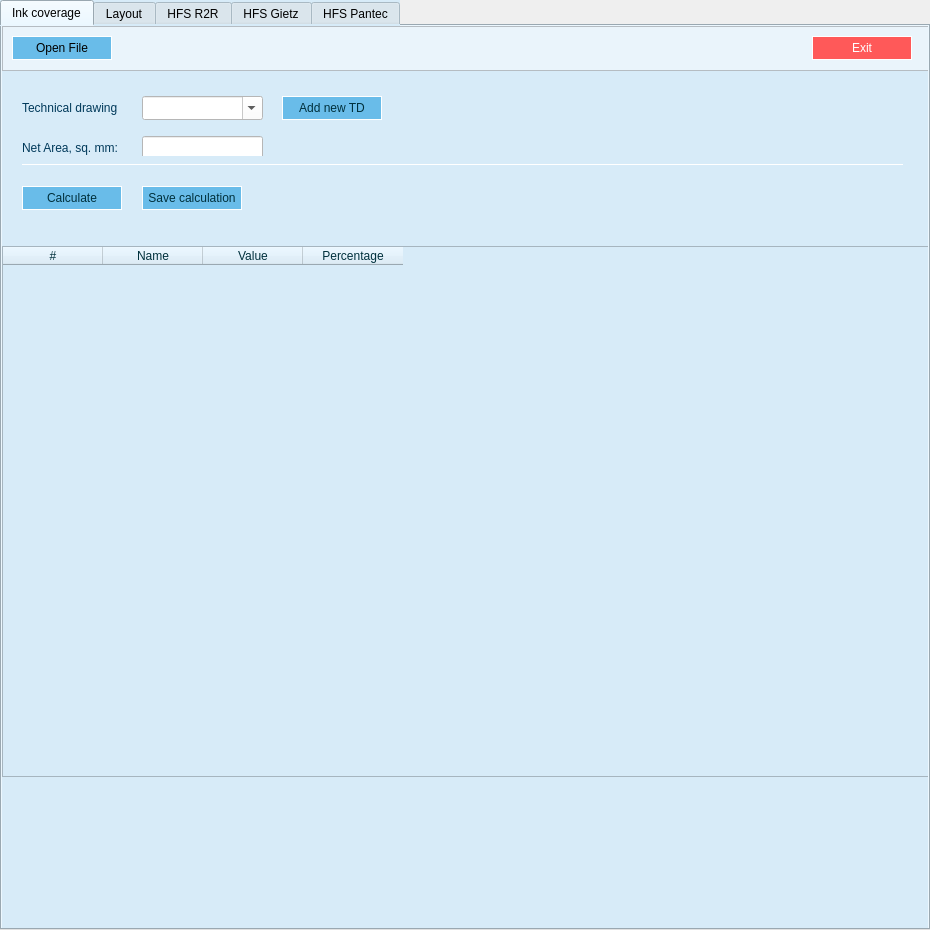
<?xml version="1.0" encoding="UTF-8"?>
<ui version="4.0">
 <class>Form</class>
 <widget class="QWidget" name="Form">
  <property name="geometry">
   <rect>
    <x>0</x>
    <y>0</y>
    <width>930</width>
    <height>930</height>
   </rect>
  </property>
  <property name="windowTitle">
   <string>PD Calculators</string>
  </property>
  <property name="autoFillBackground">
   <bool>false</bool>
  </property>
  <property name="styleSheet">
   <string notr="true"/>
  </property>
  <widget class="QTabWidget" name="tabWidget">
   <property name="enabled">
    <bool>true</bool>
   </property>
   <property name="geometry">
    <rect>
     <x>0</x>
     <y>0</y>
     <width>930</width>
     <height>930</height>
    </rect>
   </property>
   <property name="layoutDirection">
    <enum>Qt::LeftToRight</enum>
   </property>
   <property name="styleSheet">
    <string notr="true">background-color: #D7EBF8</string>
   </property>
   <property name="currentIndex">
    <number>0</number>
   </property>
   <widget class="QWidget" name="tab">
    <attribute name="title">
     <string>Ink coverage</string>
    </attribute>
    <widget class="QPushButton" name="calculate_button">
     <property name="enabled">
      <bool>false</bool>
     </property>
     <property name="geometry">
      <rect>
       <x>20</x>
       <y>160</y>
       <width>100</width>
       <height>24</height>
      </rect>
     </property>
     <property name="toolTip">
      <string>Calculate ink coverage</string>
     </property>
     <property name="styleSheet">
      <string notr="true">QPushButton {
    border: 1px solid #ffffff;
	background-color: #69BCE9;
	color: #00303C
}

QPushButton:hover {
	background-color: #AFD8F2;
	color: #00303C
}

QPushButton:pressed {
    background-color: #ffffff;
	color: #00303C
}</string>
     </property>
     <property name="text">
      <string>Calculate</string>
     </property>
    </widget>
    <widget class="QPushButton" name="save_calc_button">
     <property name="enabled">
      <bool>false</bool>
     </property>
     <property name="geometry">
      <rect>
       <x>140</x>
       <y>160</y>
       <width>100</width>
       <height>24</height>
      </rect>
     </property>
     <property name="styleSheet">
      <string notr="true">QPushButton {
    border: 1px solid #ffffff;
	background-color: #69BCE9;
	color: #00303C
}

QPushButton:hover {
	background-color: #AFD8F2;
	color: #00303C
}

QPushButton:pressed {
    background-color: #ffffff;
	color: #00303C
}</string>
     </property>
     <property name="text">
      <string>Save calculation</string>
     </property>
    </widget>
    <widget class="QLabel" name="td_label">
     <property name="geometry">
      <rect>
       <x>20</x>
       <y>70</y>
       <width>110</width>
       <height>24</height>
      </rect>
     </property>
     <property name="styleSheet">
      <string notr="true">font: 10pt &quot;Segoe UI&quot;; color: rgb(0, 57, 90)</string>
     </property>
     <property name="text">
      <string>Technical drawing</string>
     </property>
    </widget>
    <widget class="QComboBox" name="technical_drawing">
     <property name="geometry">
      <rect>
       <x>140</x>
       <y>70</y>
       <width>121</width>
       <height>24</height>
      </rect>
     </property>
     <property name="styleSheet">
      <string notr="true">background-color: rgb(255, 255, 255);</string>
     </property>
     <property name="editable">
      <bool>true</bool>
     </property>
     <property name="currentText">
      <string/>
     </property>
     <property name="placeholderText">
      <string/>
     </property>
     <item>
      <property name="text">
       <string/>
      </property>
     </item>
     <item>
      <property name="text">
       <string>TD-HL4183-12</string>
      </property>
     </item>
     <item>
      <property name="text">
       <string>TD-HL4183-14</string>
      </property>
     </item>
     <item>
      <property name="text">
       <string>TD-HL4073-11</string>
      </property>
     </item>
    </widget>
    <widget class="QLabel" name="net_area_label">
     <property name="geometry">
      <rect>
       <x>20</x>
       <y>110</y>
       <width>110</width>
       <height>24</height>
      </rect>
     </property>
     <property name="styleSheet">
      <string notr="true">font: 10pt &quot;Segoe UI&quot;; color: rgb(0, 57, 90)</string>
     </property>
     <property name="text">
      <string>Net Area, sq. mm:</string>
     </property>
    </widget>
    <widget class="QLineEdit" name="net_area">
     <property name="geometry">
      <rect>
       <x>140</x>
       <y>110</y>
       <width>121</width>
       <height>24</height>
      </rect>
     </property>
     <property name="styleSheet">
      <string notr="true">background-color: rgb(255, 255, 255);</string>
     </property>
     <property name="text">
      <string/>
     </property>
    </widget>
    <widget class="QPushButton" name="add_td_button">
     <property name="geometry">
      <rect>
       <x>280</x>
       <y>70</y>
       <width>100</width>
       <height>24</height>
      </rect>
     </property>
     <property name="styleSheet">
      <string notr="true">QPushButton {
    border: 1px solid #ffffff;
	background-color: #69BCE9;
	color: #00303C
}

QPushButton:hover {
	background-color: #AFD8F2;
	color: #00303C
}

QPushButton:pressed {
    background-color: #ffffff;
	color: #00303C
}</string>
     </property>
     <property name="text">
      <string>Add new TD</string>
     </property>
    </widget>
    <widget class="QFrame" name="frame">
     <property name="geometry">
      <rect>
       <x>0</x>
       <y>0</y>
       <width>930</width>
       <height>45</height>
      </rect>
     </property>
     <property name="styleSheet">
      <string notr="true">background-color: #EAF4FB;</string>
     </property>
     <property name="frameShape">
      <enum>QFrame::StyledPanel</enum>
     </property>
     <property name="frameShadow">
      <enum>QFrame::Raised</enum>
     </property>
     <widget class="QPushButton" name="exit_button">
      <property name="geometry">
       <rect>
        <x>810</x>
        <y>10</y>
        <width>100</width>
        <height>24</height>
       </rect>
      </property>
      <property name="palette">
       <palette>
        <active>
         <colorrole role="WindowText">
          <brush brushstyle="SolidPattern">
           <color alpha="255">
            <red>255</red>
            <green>255</green>
            <blue>255</blue>
           </color>
          </brush>
         </colorrole>
         <colorrole role="Button">
          <brush brushstyle="SolidPattern">
           <color alpha="255">
            <red>255</red>
            <green>89</green>
            <blue>89</blue>
           </color>
          </brush>
         </colorrole>
         <colorrole role="Text">
          <brush brushstyle="SolidPattern">
           <color alpha="255">
            <red>255</red>
            <green>255</green>
            <blue>255</blue>
           </color>
          </brush>
         </colorrole>
         <colorrole role="ButtonText">
          <brush brushstyle="SolidPattern">
           <color alpha="255">
            <red>255</red>
            <green>255</green>
            <blue>255</blue>
           </color>
          </brush>
         </colorrole>
         <colorrole role="Base">
          <brush brushstyle="SolidPattern">
           <color alpha="255">
            <red>255</red>
            <green>89</green>
            <blue>89</blue>
           </color>
          </brush>
         </colorrole>
         <colorrole role="Window">
          <brush brushstyle="SolidPattern">
           <color alpha="255">
            <red>255</red>
            <green>89</green>
            <blue>89</blue>
           </color>
          </brush>
         </colorrole>
         <colorrole role="PlaceholderText">
          <brush brushstyle="SolidPattern">
           <color alpha="255">
            <red>255</red>
            <green>255</green>
            <blue>255</blue>
           </color>
          </brush>
         </colorrole>
        </active>
        <inactive>
         <colorrole role="WindowText">
          <brush brushstyle="SolidPattern">
           <color alpha="255">
            <red>255</red>
            <green>255</green>
            <blue>255</blue>
           </color>
          </brush>
         </colorrole>
         <colorrole role="Button">
          <brush brushstyle="SolidPattern">
           <color alpha="255">
            <red>255</red>
            <green>89</green>
            <blue>89</blue>
           </color>
          </brush>
         </colorrole>
         <colorrole role="Text">
          <brush brushstyle="SolidPattern">
           <color alpha="255">
            <red>255</red>
            <green>255</green>
            <blue>255</blue>
           </color>
          </brush>
         </colorrole>
         <colorrole role="ButtonText">
          <brush brushstyle="SolidPattern">
           <color alpha="255">
            <red>255</red>
            <green>255</green>
            <blue>255</blue>
           </color>
          </brush>
         </colorrole>
         <colorrole role="Base">
          <brush brushstyle="SolidPattern">
           <color alpha="255">
            <red>255</red>
            <green>89</green>
            <blue>89</blue>
           </color>
          </brush>
         </colorrole>
         <colorrole role="Window">
          <brush brushstyle="SolidPattern">
           <color alpha="255">
            <red>255</red>
            <green>89</green>
            <blue>89</blue>
           </color>
          </brush>
         </colorrole>
         <colorrole role="PlaceholderText">
          <brush brushstyle="SolidPattern">
           <color alpha="255">
            <red>255</red>
            <green>255</green>
            <blue>255</blue>
           </color>
          </brush>
         </colorrole>
        </inactive>
        <disabled>
         <colorrole role="WindowText">
          <brush brushstyle="SolidPattern">
           <color alpha="255">
            <red>255</red>
            <green>255</green>
            <blue>255</blue>
           </color>
          </brush>
         </colorrole>
         <colorrole role="Button">
          <brush brushstyle="SolidPattern">
           <color alpha="255">
            <red>255</red>
            <green>89</green>
            <blue>89</blue>
           </color>
          </brush>
         </colorrole>
         <colorrole role="Text">
          <brush brushstyle="SolidPattern">
           <color alpha="255">
            <red>255</red>
            <green>255</green>
            <blue>255</blue>
           </color>
          </brush>
         </colorrole>
         <colorrole role="ButtonText">
          <brush brushstyle="SolidPattern">
           <color alpha="255">
            <red>255</red>
            <green>255</green>
            <blue>255</blue>
           </color>
          </brush>
         </colorrole>
         <colorrole role="Base">
          <brush brushstyle="SolidPattern">
           <color alpha="255">
            <red>255</red>
            <green>89</green>
            <blue>89</blue>
           </color>
          </brush>
         </colorrole>
         <colorrole role="Window">
          <brush brushstyle="SolidPattern">
           <color alpha="255">
            <red>255</red>
            <green>89</green>
            <blue>89</blue>
           </color>
          </brush>
         </colorrole>
         <colorrole role="PlaceholderText">
          <brush brushstyle="SolidPattern">
           <color alpha="255">
            <red>255</red>
            <green>255</green>
            <blue>255</blue>
           </color>
          </brush>
         </colorrole>
        </disabled>
       </palette>
      </property>
      <property name="styleSheet">
       <string notr="true">QPushButton {
    border: 1px solid #ffffff;
	background-color: #ff5959;
	font: 700 9pt &quot;Segoe UI&quot;; color: #ffffff;
}


QPushButton:hover {
	background-color: #ff8787;
	font: 700 9pt &quot;Segoe UI&quot;; color: #ffffff;
}

QPushButton:pressed {
    background-color: #ffcdcd;
	font: 700 9pt &quot;Segoe UI&quot;; color: #ffffff;
}</string>
      </property>
      <property name="text">
       <string>Exit</string>
      </property>
     </widget>
     <widget class="QLabel" name="load_message">
      <property name="geometry">
       <rect>
        <x>140</x>
        <y>10</y>
        <width>200</width>
        <height>24</height>
       </rect>
      </property>
      <property name="styleSheet">
       <string notr="true">font: 10pt &quot;Segoe UI&quot;; color: rgb(0, 57, 90)
</string>
      </property>
      <property name="text">
       <string/>
      </property>
     </widget>
     <widget class="QPushButton" name="open_button">
      <property name="geometry">
       <rect>
        <x>10</x>
        <y>10</y>
        <width>100</width>
        <height>24</height>
       </rect>
      </property>
      <property name="styleSheet">
       <string notr="true">QPushButton {
     border: 1px solid #ffffff;
	background-color: #69BCE9;
}

QPushButton:hover {
	background-color: #AFD8F2;
}

QPushButton:pressed {
     background-color: #ffffff;
}</string>
      </property>
      <property name="text">
       <string>Open File</string>
      </property>
     </widget>
    </widget>
    <widget class="Line" name="line">
     <property name="geometry">
      <rect>
       <x>20</x>
       <y>130</y>
       <width>881</width>
       <height>16</height>
      </rect>
     </property>
     <property name="styleSheet">
      <string notr="true">color: rgb(255, 255, 255);</string>
     </property>
     <property name="frameShadow">
      <enum>QFrame::Plain</enum>
     </property>
     <property name="orientation">
      <enum>Qt::Horizontal</enum>
     </property>
    </widget>
    <widget class="QTableWidget" name="tableWidget">
     <property name="geometry">
      <rect>
       <x>0</x>
       <y>220</y>
       <width>930</width>
       <height>531</height>
      </rect>
     </property>
     <property name="styleSheet">
      <string notr="true">QHeaderView:section { color:#00303C; background-color:#D7EBF8; }
QTableCornerButton:section { background-color:#D7EBF8; }</string>
     </property>
     <property name="frameShadow">
      <enum>QFrame::Raised</enum>
     </property>
     <property name="lineWidth">
      <number>1</number>
     </property>
     <property name="midLineWidth">
      <number>0</number>
     </property>
     <property name="gridStyle">
      <enum>Qt::SolidLine</enum>
     </property>
     <column>
      <property name="text">
       <string>#</string>
      </property>
     </column>
     <column>
      <property name="text">
       <string>Name</string>
      </property>
     </column>
     <column>
      <property name="text">
       <string>Value</string>
      </property>
     </column>
     <column>
      <property name="text">
       <string>Percentage</string>
      </property>
     </column>
    </widget>
    <zorder>frame</zorder>
    <zorder>calculate_button</zorder>
    <zorder>save_calc_button</zorder>
    <zorder>td_label</zorder>
    <zorder>technical_drawing</zorder>
    <zorder>net_area_label</zorder>
    <zorder>net_area</zorder>
    <zorder>add_td_button</zorder>
    <zorder>line</zorder>
    <zorder>tableWidget</zorder>
   </widget>
   <widget class="QWidget" name="tab_5">
    <property name="enabled">
     <bool>false</bool>
    </property>
    <attribute name="title">
     <string>Layout</string>
    </attribute>
   </widget>
   <widget class="QWidget" name="tab_2">
    <property name="enabled">
     <bool>false</bool>
    </property>
    <attribute name="title">
     <string>HFS R2R</string>
    </attribute>
   </widget>
   <widget class="QWidget" name="tab_3">
    <property name="enabled">
     <bool>false</bool>
    </property>
    <attribute name="title">
     <string>HFS Gietz</string>
    </attribute>
   </widget>
   <widget class="QWidget" name="tab_4">
    <property name="enabled">
     <bool>false</bool>
    </property>
    <attribute name="title">
     <string>HFS Pantec</string>
    </attribute>
   </widget>
  </widget>
 </widget>
 <resources/>
 <connections>
  <connection>
   <sender>open_button</sender>
   <signal>clicked()</signal>
   <receiver>calculate_button</receiver>
   <slot>toggle()</slot>
   <hints>
    <hint type="sourcelabel">
     <x>67</x>
     <y>58</y>
    </hint>
    <hint type="destinationlabel">
     <x>193</x>
     <y>62</y>
    </hint>
   </hints>
  </connection>
 </connections>
</ui>
